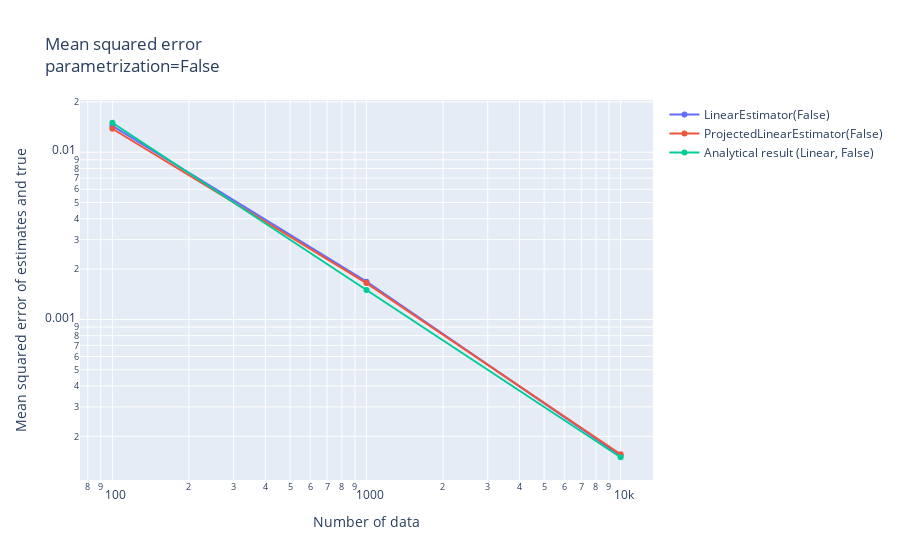

This figure's notebook cell:
### Code cell
figs[1].show()

### Figure 1 — Plotly figure (JSON) as saved in the notebook; plotly's stock layout.template omitted (floating-point values rounded to 4 significant figures)
{"data": [{"mode": "lines+markers", "name": "LinearEstimator(False)", "type": "scatter", "x": [100, 1000, 10000], "y": [0.01436, 0.001683, 0.0001535]}, {"mode": "lines+markers", "name": "ProjectedLinearEstimator(False)", "type": "scatter", "x": [100, 1000, 10000], "y": [0.01381, 0.001649, 0.0001562]}, {"mode": "lines+markers", "name": "Analytical result (Linear, False)", "type": "scatter", "x": [100, 1000, 10000], "y": [0.015, 0.0015, 0.00015]}], "layout": {"title": {"text": "Mean squared error<br>parametrization=False"}, "xaxis": {"title": {"text": "Number of data"}, "type": "log"}, "yaxis": {"title": {"text": "Mean squared error of estimates and true"}, "type": "log"}}}
